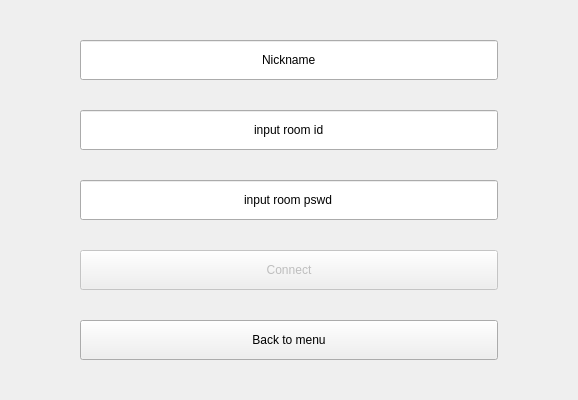
<?xml version="1.0" encoding="UTF-8"?>
<ui version="4.0">
 <class>JoiningWidgetClass</class>
 <widget class="QWidget" name="JoiningWidgetClass">
  <property name="geometry">
   <rect>
    <x>0</x>
    <y>0</y>
    <width>578</width>
    <height>400</height>
   </rect>
  </property>
  <property name="windowTitle">
   <string>JoiningWidget</string>
  </property>
  <layout class="QVBoxLayout" name="verticalLayout">
   <property name="spacing">
    <number>30</number>
   </property>
   <property name="leftMargin">
    <number>80</number>
   </property>
   <property name="topMargin">
    <number>40</number>
   </property>
   <property name="rightMargin">
    <number>80</number>
   </property>
   <property name="bottomMargin">
    <number>40</number>
   </property>
   <item>
    <widget class="QLineEdit" name="lineEdit_3">
     <property name="sizePolicy">
      <sizepolicy hsizetype="Expanding" vsizetype="Minimum">
       <horstretch>0</horstretch>
       <verstretch>0</verstretch>
      </sizepolicy>
     </property>
     <property name="text">
      <string>Nickname</string>
     </property>
     <property name="alignment">
      <set>Qt::AlignCenter</set>
     </property>
    </widget>
   </item>
   <item>
    <widget class="QLineEdit" name="lineEdit_2">
     <property name="sizePolicy">
      <sizepolicy hsizetype="Expanding" vsizetype="Minimum">
       <horstretch>0</horstretch>
       <verstretch>0</verstretch>
      </sizepolicy>
     </property>
     <property name="text">
      <string>input room id</string>
     </property>
     <property name="alignment">
      <set>Qt::AlignCenter</set>
     </property>
    </widget>
   </item>
   <item>
    <widget class="QLineEdit" name="lineEdit">
     <property name="sizePolicy">
      <sizepolicy hsizetype="Expanding" vsizetype="Minimum">
       <horstretch>0</horstretch>
       <verstretch>0</verstretch>
      </sizepolicy>
     </property>
     <property name="text">
      <string>input room pswd</string>
     </property>
     <property name="alignment">
      <set>Qt::AlignCenter</set>
     </property>
    </widget>
   </item>
   <item>
    <widget class="QPushButton" name="connectButton">
     <property name="enabled">
      <bool>false</bool>
     </property>
     <property name="sizePolicy">
      <sizepolicy hsizetype="Minimum" vsizetype="Minimum">
       <horstretch>0</horstretch>
       <verstretch>0</verstretch>
      </sizepolicy>
     </property>
     <property name="text">
      <string>Connect</string>
     </property>
    </widget>
   </item>
   <item>
    <widget class="QPushButton" name="backToMenuButton">
     <property name="sizePolicy">
      <sizepolicy hsizetype="Minimum" vsizetype="Minimum">
       <horstretch>0</horstretch>
       <verstretch>0</verstretch>
      </sizepolicy>
     </property>
     <property name="text">
      <string>Back to menu</string>
     </property>
    </widget>
   </item>
  </layout>
 </widget>
 <layoutdefault spacing="6" margin="11"/>
 <resources/>
 <connections>
  <connection>
   <sender>backToMenuButton</sender>
   <signal>clicked()</signal>
   <receiver>JoiningWidgetClass</receiver>
   <slot>hide()</slot>
   <hints>
    <hint type="sourcelabel">
     <x>89</x>
     <y>344</y>
    </hint>
    <hint type="destinationlabel">
     <x>30</x>
     <y>334</y>
    </hint>
   </hints>
  </connection>
  <connection>
   <sender>backToMenuButton</sender>
   <signal>clicked()</signal>
   <receiver>JoiningWidgetClass</receiver>
   <slot>emitBackToMenu_slot()</slot>
   <hints>
    <hint type="sourcelabel">
     <x>491</x>
     <y>344</y>
    </hint>
    <hint type="destinationlabel">
     <x>544</x>
     <y>341</y>
    </hint>
   </hints>
  </connection>
  <connection>
   <sender>connectButton</sender>
   <signal>clicked()</signal>
   <receiver>JoiningWidgetClass</receiver>
   <slot>emitStartGame_slot()</slot>
   <hints>
    <hint type="sourcelabel">
     <x>457</x>
     <y>269</y>
    </hint>
    <hint type="destinationlabel">
     <x>531</x>
     <y>240</y>
    </hint>
   </hints>
  </connection>
  <connection>
   <sender>connectButton</sender>
   <signal>clicked()</signal>
   <receiver>JoiningWidgetClass</receiver>
   <slot>hide()</slot>
   <hints>
    <hint type="sourcelabel">
     <x>95</x>
     <y>261</y>
    </hint>
    <hint type="destinationlabel">
     <x>25</x>
     <y>244</y>
    </hint>
   </hints>
  </connection>
 </connections>
 <slots>
  <slot>emitBackToMenu_slot()</slot>
  <slot>emitStartGame_slot()</slot>
 </slots>
</ui>
